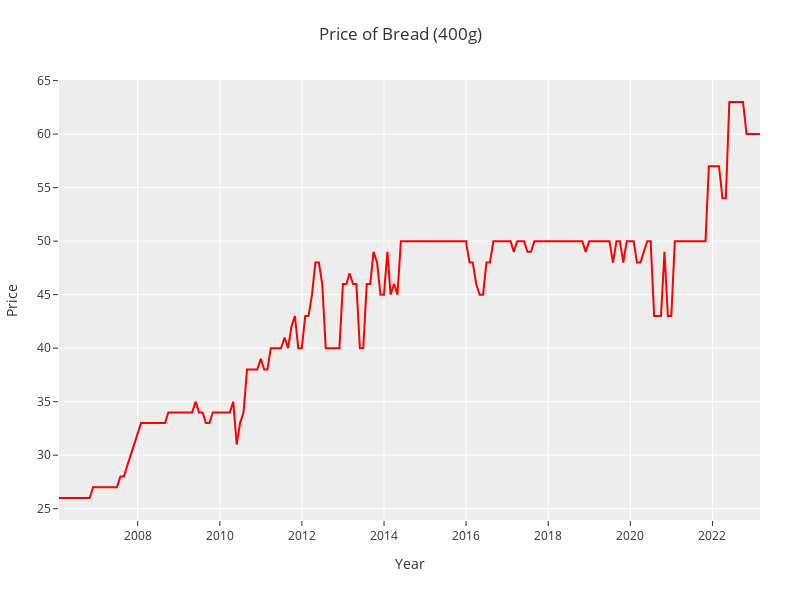

Source (notebook cell):
### Code cell
import plotly.graph_objs as go
from plotly.offline import init_notebook_mode, iplot
import plotly.io as pio
import os

# Initialize plotly for use in Jupyter notebook
init_notebook_mode(connected=True)

# Create a scatter plot of the time series data
trace = go.Scatter(
    x=time_series_data.index,
    y=time_series_data['Bread(400g)'],
    mode='lines',
    name='Time Series',
    line=dict(color='red')  # Set the color of the line to red
)

# Define the layout of the plot
layout = go.Layout(
    title='Price of Bread (400g)',
    xaxis=dict(title='Year'),
    yaxis=dict(title='Price'),
    hovermode='closest',
    width=800,  # Set the width of the graph to 800 pixels
    height=600,  # Set the height of the graph to 500 pixels
    margin=dict(l=40, r=40, b=80, t=80),  # Set the margins around the graph
    template="ggplot2"  # Set the theme to "plotly_dark"
)

# Define a custom hovertemplate that displays the date and bread price information
hovertemplate = '<b>%{x| %Y}</b><br>Price: $%{y:.2f}'

# Update the trace with the custom hovertemplate
trace.hovertemplate = hovertemplate

# Combine the trace and layout into a figure and plot it
fig = go.Figure(data=[trace], layout=layout)

# Display the plot in Jupyter notebook
iplot(fig)

# Define the file path and name for the image
file_path = os.path.join("C:/Users/Admin/Desktop/phasee 5 Capstone/Time_Series_Capstone_Project", "bread_price.png")

# Save the plot as a PNG image
pio.write_image(fig, file_path)

### Figure 1 — Plotly figure (JSON) as saved in the notebook; plotly's stock layout.template omitted (floating-point values rounded to 4 significant figures; data arrays with more than 128 entries replaced by an {"elided": "..."} marker saying what was removed)
{"data": [{"hovertemplate": "<b>%{x| %Y}</b><br>Price: $%{y:.2f}", "line": {"color": "red"}, "mode": "lines", "name": "Time Series", "type": "scatter", "x": {"elided": "206 str values"}, "y": {"elided": "206 int values"}}], "layout": {"height": 600, "hovermode": "closest", "margin": {"b": 80, "l": 40, "r": 40, "t": 80}, "title": {"text": "Price of Bread (400g)"}, "width": 800, "xaxis": {"title": {"text": "Year"}}, "yaxis": {"title": {"text": "Price"}}}}
